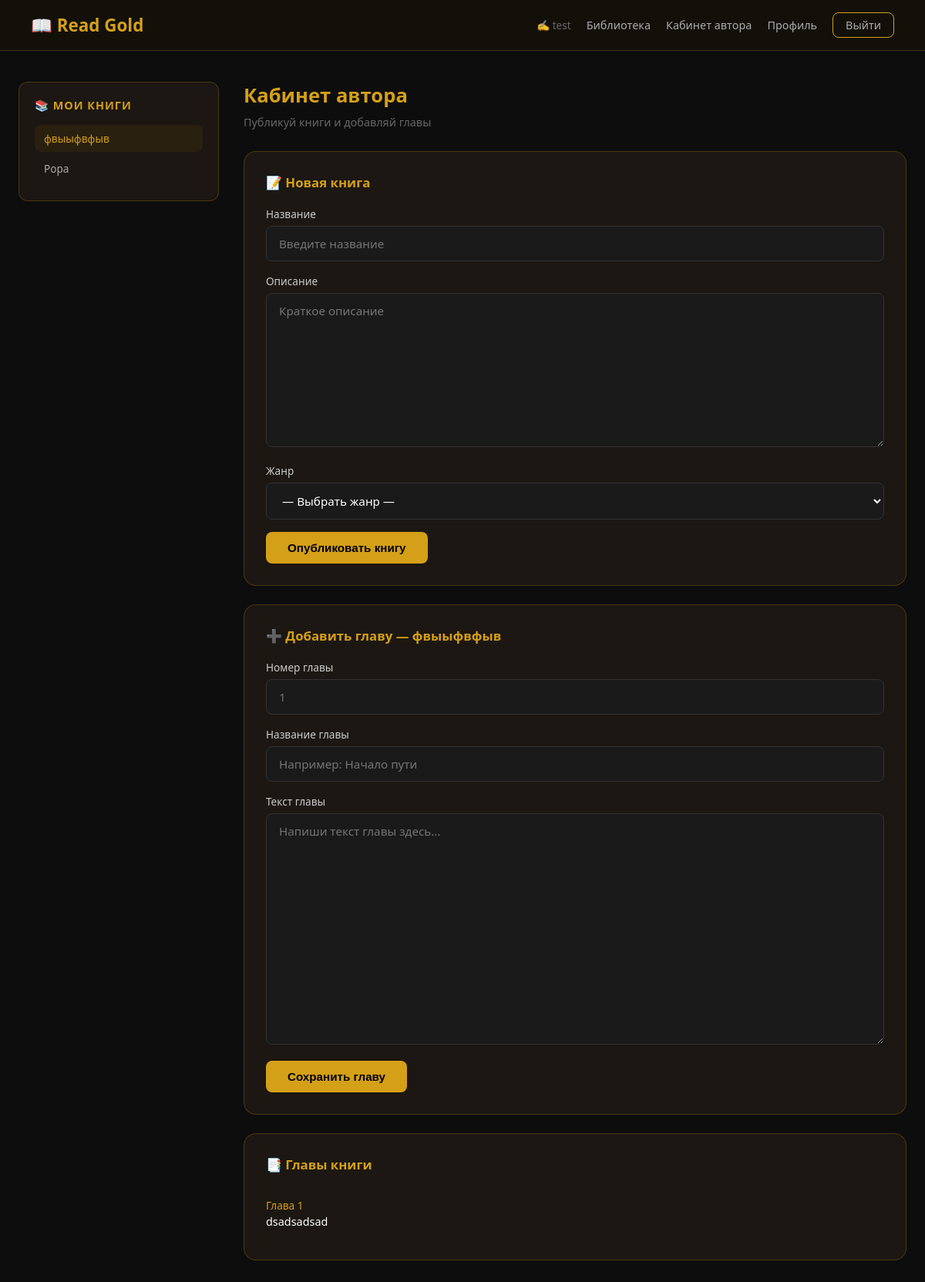
The page /author?book_id=1 (signed in) on the database its author committed.
### models.py (models this page shows)
class User(db.Model, UserMixin):
    id = db.Column(db.Integer, primary_key=True)
    username = db.Column(db.String(80), unique=True, nullable=False)
    email = db.Column(db.String(120), unique=True, nullable=False)
    password = db.Column(db.String(200), nullable=False)
    role = db.Column(db.String(20), default='reader')
    avatar = db.Column(db.String(200), nullable=True)
    bio = db.Column(db.Text, nullable=True)
    books = db.relationship('Book', backref='author', lazy=True)
    posts = db.relationship('Post', backref='user', lazy=True)

class Book(db.Model):
    id = db.Column(db.Integer, primary_key=True)
    title = db.Column(db.String(200), nullable=False)
    description = db.Column(db.Text, nullable=True)
    genre = db.Column(db.String(50), nullable=True)
    cover = db.Column(db.String(200), nullable=True)
    views = db.Column(db.Integer, default=0)
    likes = db.Column(db.Integer, default=0)
    author_id = db.Column(db.Integer, db.ForeignKey('user.id'), nullable=False)
    liked_by = db.relationship('Like', backref='book', lazy=True)
    chapters = db.relationship('Chapter', backref='book', lazy=True, order_by='Chapter.number')
    comments = db.relationship('Comment', backref='book', lazy=True)

class Chapter(db.Model):
    id = db.Column(db.Integer, primary_key=True)
    number = db.Column(db.Integer, nullable=False)
    title = db.Column(db.String(200), nullable=False)
    content = db.Column(db.Text, nullable=False)
    book_id = db.Column(db.Integer, db.ForeignKey('book.id'), nullable=False)

### app.py (the view)
@app.route('/author')
@login_required
def author_cabinet():
    if current_user.role != 'author':
        return redirect(url_for('dashboard'))
    my_books = Book.query.filter_by(author_id=current_user.id).all()
    book_id = request.args.get('book_id', type=int)
    selected_book = Book.query.get(book_id) if book_id else None
    return render_template('author.html', my_books=my_books, selected_book=selected_book)

### app.py (called while the page is built)
@login_manager.user_loader
def load_user(user_id):
    return User.query.get(int(user_id))

### templates/author.html (shortened to what this page needs)
<!DOCTYPE html>
<html lang="ru">
<head>
</head>
<body>
    <nav>
        <div class="logo">📖 Read Gold</div>
        <div class="nav-links">
            <span style="color:#666; font-size:0.85rem;">✍️ {{ current_user.username }}</span>
            <a href="/dashboard">Библиотека</a>
            <a href="/author">Кабинет автора</a>
            <a href="/profile">Профиль</a>
            <a href="/logout" class="logout">Выйти</a>
        </div>
    </nav>
    <div class="page">
        <div class="sidebar">
            <div class="sidebar-card">
                <h3>📚 Мои книги</h3>
                {% if my_books %}
                <ul class="book-list">
                    {% for b in my_books %}
                    <li>
                        <a href="/author?book_id={{ b.id }}"
                           class="{{ 'active' if selected_book and selected_book.id == b.id }}">
                            {{ b.title }}
                        </a>
                    </li>
                    {% endfor %}
                </ul>
                {% else %}
                <div class="no-books">Книг ещё нет</div>
                {% endif %}
            </div>
        </div>
        <div class="main">
            <h2>Кабинет автора</h2>
            <p class="subtitle">Публикуй книги и добавляй главы</p>
            <div class="card">
                <h3>📝 Новая книга</h3>
                <form method="POST" action="/add-book">
                    <div class="input-group">
                        <label>Название</label>
                        <input type="text" name="title" placeholder="Введите название" required>
                    </div>
                    <div class="input-group">
                        <label>Описание</label>
                        <textarea name="description" placeholder="Краткое описание"></textarea>
                    </div>
                    <div class="input-group">
                        <label>Жанр</label>
                        <select name="genre">
                            <option value="">— Выбрать жанр —</option>
                        </select>
                    </div>
                    <button type="submit">Опубликовать книгу</button>
                </form>
            </div>
            {% if selected_book %}
            <div class="card">
                <h3>➕ Добавить главу — {{ selected_book.title }}</h3>
                <form method="POST" action="/add-chapter/{{ selected_book.id }}">
                    <div class="input-group">
                        <label>Номер главы</label>
                        <input type="number" name="number" placeholder="1" min="1" required>
                    </div>
                    <div class="input-group">
                        <label>Название главы</label>
                        <input type="text" name="title" placeholder="Например: Начало пути" required>
                    </div>
                    <div class="input-group">
                        <label>Текст главы</label>
                        <textarea name="content" placeholder="Напиши текст главы здесь..." style="min-height:300px" required></textarea>
                    </div>
                    <button type="submit">Сохранить главу</button>
                </form>
            </div>
            <div class="card">
                <h3>📑 Главы книги</h3>
                {% if selected_book.chapters %}
                    {% for ch in selected_book.chapters %}
                    <div class="chapter-item">
                        <div>
                            <div class="chapter-num">Глава {{ ch.number }}</div>
                            <div class="chapter-title">{{ ch.title }}</div>
                        </div>
                    </div>
                    {% endfor %}
                {% else %}
                    <div class="empty">Глав пока нет — добавь первую!</div>
                {% endif %}
            </div>
            {% else %}
            <div class="card">
                <div class="empty">👈 Выбери книгу слева чтобы добавить главы</div>
            </div>
            {% endif %}
        </div>
    </div>
</body>
</html>

### templates/author.html (style rules this page uses)
* { margin: 0; padding: 0; box-sizing: border-box; }
body { background-color: #0d0d0d; font-family: 'Segoe UI', sans-serif; color: #fff; min-height: 100vh; }
nav { background: rgba(20, 16, 10, 0.95); border-bottom: 1px solid #b8960c44; padding: 16px 40px; display: flex; justify-content: space-between; align-items: center; }
.logo { color: #d4a017; font-size: 1.4rem; font-weight: bold; }
.nav-links { display: flex; gap: 20px; align-items: center; }
.nav-links a { color: #aaa; text-decoration: none; font-size: 0.9rem; transition: color 0.2s; }
.logout { background: transparent; border: 1px solid #d4a017; color: #d4a017; padding: 6px 16px; border-radius: 8px; font-size: 0.85rem; text-decoration: none; }
.page { display: flex; max-width: 1200px; margin: 0 auto; padding: 40px 24px; gap: 32px; }
.sidebar { width: 260px; flex-shrink: 0; }
.sidebar-card { background: rgba(30, 25, 20, 0.95); border: 1px solid #b8960c44; border-radius: 12px; padding: 20px; position: sticky; top: 20px; }
.sidebar-card h3 { color: #d4a017; font-size: 0.9rem; margin-bottom: 16px; text-transform: uppercase; letter-spacing: 1px; }
.book-list { list-style: none; }
.book-list li { margin-bottom: 4px; }
.book-list a { display: block; padding: 8px 12px; border-radius: 8px; color: #aaa; text-decoration: none; font-size: 0.85rem; transition: all 0.2s; }
.book-list a:hover, .book-list a.active { background: #2a2010; color: #d4a017; }
.main { flex: 1; }
h2 { color: #d4a017; font-size: 1.6rem; margin-bottom: 8px; }
.subtitle { color: #666; margin-bottom: 28px; font-size: 0.9rem; }
.card { background: rgba(30, 25, 20, 0.95); border: 1px solid #b8960c44; border-radius: 16px; padding: 28px; margin-bottom: 24px; }
.card h3 { color: #d4a017; margin-bottom: 20px; font-size: 1.05rem; }
.input-group { margin-bottom: 16px; }
label { font-size: 0.85rem; color: #ccc; display: block; margin-bottom: 6px; }
input[type="text"], input[type="number"], textarea, select { width: 100%; padding: 12px 16px; background: #1a1a1a; border: 1px solid #333; border-radius: 8px; color: #fff; font-size: 0.95rem; outline: none; font-family: inherit; }
textarea { resize: vertical; min-height: 200px; }
select option { background: #1a1a1a; }
button { padding: 12px 28px; background: #d4a017; color: #000; font-weight: bold; font-size: 0.95rem; border: none; border-radius: 8px; cursor: pointer; }
.chapter-item { display: flex; justify-content: space-between; align-items: center; padding: 12px 0; border-bottom: 1px solid #2a2420; }
.chapter-item:last-child { border-bottom: none; }
.chapter-num { color: #d4a017; font-size: 0.85rem; margin-bottom: 2px; }
.chapter-title { font-size: 0.9rem; }

### rows shown on the page
User: username "test"
Book: title "фвыыфвфыв"
Book: title "Popa"
Chapter: number "1", title "dsadsadsad"
